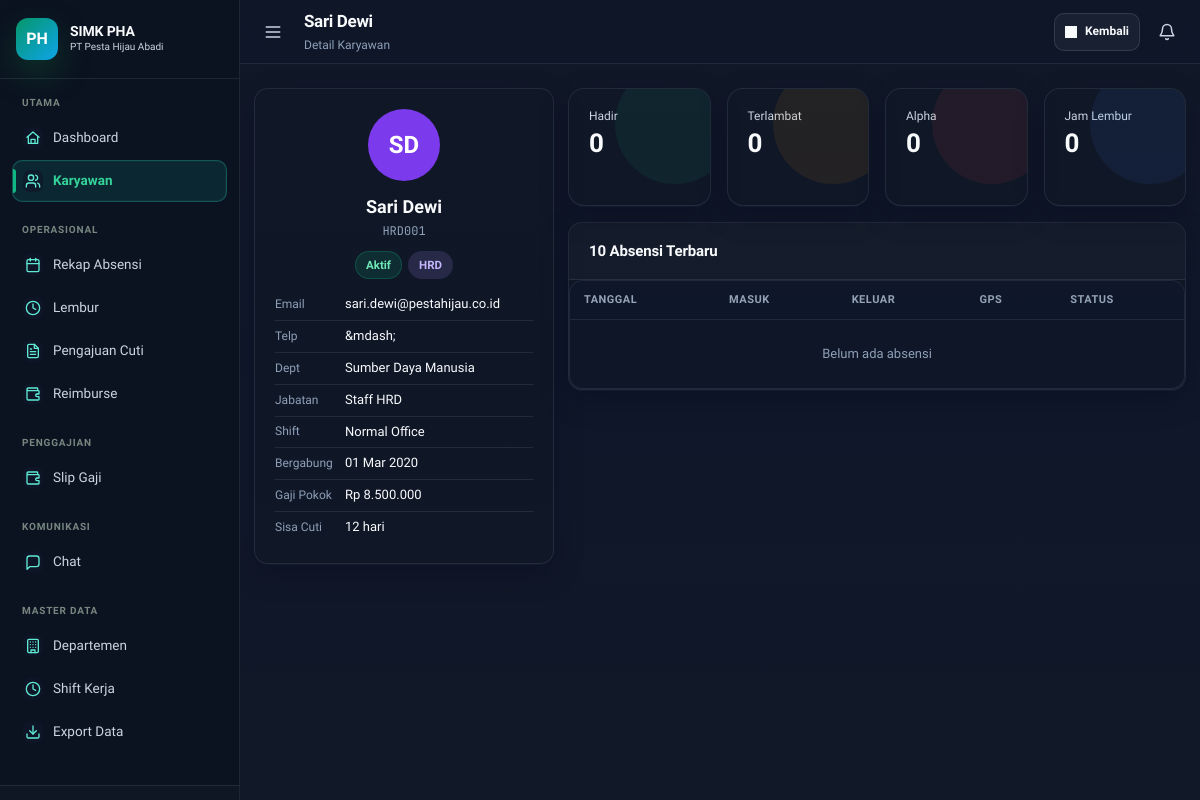
Page /pages/admin/karyawan_detail.php?id=2 (signed in) on the committed database.
### tables this page shows
CREATE TABLE users (
    id INT AUTO_INCREMENT PRIMARY KEY,
    nip VARCHAR(30) UNIQUE NOT NULL,
    nama VARCHAR(150) NOT NULL,
    email VARCHAR(150) UNIQUE,
    password VARCHAR(255) NOT NULL,
    role ENUM('admin','hrd','karyawan') DEFAULT 'karyawan',
    departemen_id INT,
    jabatan_id INT,
    shift_id INT,
    tanggal_bergabung DATE,
    tanggal_kontrak_selesai DATE,
    tanggal_lahir DATE,
    jenis_kelamin ENUM('L','P'),
    status ENUM('aktif','nonaktif','cuti') DEFAULT 'aktif',
    jenis_karyawan ENUM('tetap','kontrak','magang') DEFAULT 'tetap',
    foto VARCHAR(255),
    alamat TEXT,
    telepon VARCHAR(20),
    no_rekening VARCHAR(30),
    nama_bank VARCHAR(50),
    lokasi_kerja VARCHAR(100),
    gaji_pokok_override DECIMAL(15,2) DEFAULT NULL,
    tunjangan_jabatan_override DECIMAL(15,2) DEFAULT NULL,
    sisa_cuti INT DEFAULT 12,
    fcm_token VARCHAR(255) COMMENT 'Push notification token',
    last_login TIMESTAMP,
    created_at TIMESTAMP DEFAULT CURRENT_TIMESTAMP,
    FOREIGN KEY (departemen_id) REFERENCES departemen(id) ON DELETE SET NULL,
    FOREIGN KEY (jabatan_id) REFERENCES jabatan(id) ON DELETE SET NULL,
    FOREIGN KEY (shift_id) REFERENCES shift(id) ON DELETE SET NULL
);

### config/database.php (called while the page is built, shortened)
<?php
function db(): mysqli {
    static $conn = null;
    if ($conn === null) {
        $conn = new mysqli(
            DB_HOST,
            DB_USER,
            DB_PASS,
            DB_NAME,
            DB_PORT
        );
        $conn->set_charset('utf8mb4');
    }
    return $conn;
}
function initials(string $nama): string {
    $p = array_values(array_filter(explode(' ', trim($nama))));
    return strtoupper(substr($p[0],0,1).(isset($p[1]) ? substr($p[1],0,1) : ''));
}
function avatarBg(int $id): string {
    $c = ['#16a34a','#0284c7','#7c3aed','#dc2626','#d97706','#0891b2','#059669','#9333ea'];
    return $c[$id % count($c)];
}
function isLoggedIn(): bool { return !empty($_SESSION['user_id']); }
function currentUser(): ?array {
    if (!empty($_SESSION['_user_cache'])) return $_SESSION['_user_cache'];
    $id = (int)$_SESSION['user_id'];
    $r  = db()->query(
        "SELECT u.*, d.nama AS dept_nama, d.lokasi_lat, d.lokasi_lng, d.radius_absen,
                j.nama AS jabatan_nama, j.gaji_pokok, j.tunjangan_jabatan,
                s.nama AS shift_nama, s.jam_masuk, s.jam_keluar, s.toleransi_terlambat
         FROM   users u
         LEFT JOIN departemen d ON u.departemen_id=d.id
         LEFT JOIN jabatan    j ON u.jabatan_id=j.id
         LEFT JOIN shift      s ON u.shift_id=s.id
         WHERE  u.id=$id LIMIT 1"
    );
    $user = ($r && $r->num_rows) ? $r->fetch_assoc() : null;
    return $user;
}

### pages/admin/karyawan_detail.php (the view, shortened to what this page needs)
<?php
require_once __DIR__.'/../../config/database.php';
$id = (int)($_GET['id'] ?? 0);
$usr = db()->query("SELECT u.*,d.nama dept_nama,j.nama jabatan_nama,j.gaji_pokok,j.tunjangan_jabatan,s.nama shift_nama,s.jam_masuk,s.jam_keluar
    FROM users u
    LEFT JOIN departemen d ON u.departemen_id=d.id
    LEFT JOIN jabatan j ON u.jabatan_id=j.id
    LEFT JOIN shift s ON u.shift_id=s.id
    WHERE u.id=$id LIMIT 1")->fetch_assoc();
$bulan = (int)date('m'); $tahun = (int)date('Y');
$rek   = db()->query("SELECT SUM(status_kehadiran='hadir') hadir, SUM(status_kehadiran='alpha') alpha, SUM(status_masuk='terlambat') terlambat FROM absensi WHERE user_id=$id AND MONTH(tanggal)=$bulan AND YEAR(tanggal)=$tahun")->fetch_assoc();
$lemJam = (float)db()->query("SELECT COALESCE(SUM(durasi_menit),0)/60 j FROM lembur WHERE user_id=$id AND MONTH(tanggal)=$bulan AND YEAR(tanggal)=$tahun AND status='disetujui'")->fetch_assoc()['j'];
$absen10= db()->query("SELECT * FROM absensi WHERE user_id=$id ORDER BY tanggal DESC LIMIT 10");
$pageTitle  = htmlspecialchars($usr['nama']);
$pageSub    = 'Detail Karyawan';
$activePage = 'karyawan';
$topbarActions = '<a href="'.BASE_URL.'/pages/admin/karyawan.php" class="btn btn-sm icon-label"><span class="ui-icon i-arrow-left"></span> Kembali</a>';
include __DIR__.'/../../includes/header.php';
?>
<div class="grid-2" style="grid-template-columns:300px 1fr;align-items:start">
    <div>
        <div class="card mb-2" style="text-align:center">
            <div class="card-body">
                <div class="avatar av-xl" style="background:<?=avatarBg($id)?>;margin:0 auto 12px"><?=initials($usr['nama'])?></div>
                <div style="font-size:18px;font-weight:700"><?=htmlspecialchars($usr['nama'])?></div>
                <div class="mono text-sm text-muted"><?=$usr['nip']?></div>
                <div style="display:flex;gap:6px;justify-content:center;flex-wrap:wrap;margin:10px 0">
                    <?php $bs=['aktif'=>'badge-green','nonaktif'=>'badge-gray','cuti'=>'badge-amber'];?>
                    <span class="badge <?=$bs[$usr['status']]??'badge-gray'?>"><?=ucfirst($usr['status'])?></span>
                    <span class="badge badge-purple"><?=strtoupper($usr['role'])?></span>
                </div>
                <table style="width:100%;text-align:left;font-size:13px">
                    <?php $info=[['Email',$usr['email']??'&mdash;'],['Telp',$usr['telepon']??'&mdash;'],['Dept',$usr['dept_nama']??'&mdash;'],['Jabatan',$usr['jabatan_nama']??'&mdash;'],['Shift',$usr['shift_nama']??'&mdash;'],['Bergabung',formatTgl($usr['tanggal_bergabung']??'')],['Gaji Pokok',formatRp($usr['gaji_pokok']??0)],['Sisa Cuti',$usr['sisa_cuti'].' hari']];
                    foreach ($info as [$k,$v]): ?>
                    <tr><td style="color:var(--text-m);padding:5px 0;font-size:12px"><?=$k?></td><td style="padding:5px 0"><?=htmlspecialchars($v)?></td></tr>
                    <?php endforeach; ?>
                </table>
            </div>
        </div>
    </div>
    <div>
        <div class="stat-grid mb-2" style="grid-template-columns:repeat(4,1fr)">
            <div class="stat-card green"><div class="stat-label">Hadir</div><div class="stat-value"><?=(int)$rek['hadir']?></div></div>
            <div class="stat-card amber"><div class="stat-label">Terlambat</div><div class="stat-value"><?=(int)$rek['terlambat']?></div></div>
            <div class="stat-card red"><div class="stat-label">Alpha</div><div class="stat-value"><?=(int)$rek['alpha']?></div></div>
            <div class="stat-card blue"><div class="stat-label">Jam Lembur</div><div class="stat-value"><?=round($lemJam,1)?></div></div>
        </div>
        <div class="card">
            <div class="card-header"><span class="card-title">10 Absensi Terbaru</span></div>
            <div class="tbl-wrap"><table>
                <thead><tr><th>Tanggal</th><th>Masuk</th><th>Keluar</th><th>GPS</th><th>Status</th></tr></thead>
                <tbody>
                <?php if (!$absen10 || $absen10->num_rows===0): ?>
                <tr><td colspan="5" style="text-align:center;color:var(--text-m);padding:1.5rem">Belum ada absensi</td></tr>
                <?php else: while ($a=$absen10->fetch_assoc()):
                    $bs=['tepat'=>'badge-green','terlambat'=>'badge-amber','alpha'=>'badge-red','izin'=>'badge-blue'];?>
                <tr>
                    <td class="text-sm"><?=formatTgl($a['tanggal'])?></td>
                    <td class="mono text-sm"><?=$a['jam_masuk']?date('H:i',strtotime($a['jam_masuk'])):'&mdash;'?></td>
                    <td class="mono text-sm"><?=$a['jam_keluar']?date('H:i',strtotime($a['jam_keluar'])):'&mdash;'?></td>
                    <td class="text-sm text-muted"><?=$a['jarak_masuk']?$a['jarak_masuk'].'m':'&mdash;'?></td>
                    <td><span class="badge <?=$bs[$a['status_masuk']]??'badge-gray'?>"><?=ucfirst($a['status_masuk'])?></span></td>
                </tr>
                <?php endwhile; endif; ?>
                </tbody>
            </table></div>
        </div>
    </div>
</div>
<?php include __DIR__.'/../../includes/footer.php'; ?>

### includes/header.php (shortened to what this page needs)
<!DOCTYPE html>
<html lang="id">
<head>
<link rel="stylesheet" href="<?= BASE_URL ?>/assets/css/app.css">
</head>
<body>
<?php
$user = currentUser();
$isAdmin = in_array($user['role'], ['admin','hrd'], true);
$badgeNotif   = 0;
if ($isAdmin) {
    $r = db()->query("SELECT COUNT(*) c FROM lembur WHERE status='pending'");
}
?>
<div class="app-layout">
<aside class="sidebar" id="sidebar">
    <div class="sidebar-brand">
        <div class="brand-logo">PH</div>
        <div class="brand-text">
            <div class="brand-name">SIMK PHA</div>
            <div class="brand-sub">PT Pesta Hijau Abadi</div>
        </div>
    </div>
    <nav class="sidebar-nav">
    <?php if ($isAdmin): ?>
        <div class="nav-section">
            <div class="nav-section-label">Utama</div>
            <a class="nav-item <?= ($activePage??'')==='dashboard'?'active':'' ?>" href="<?= BASE_URL ?>/pages/admin/dashboard.php">
                <span class="nav-icon"><span class="ui-icon i-home"></span></span> Dashboard
            </a>
            <a class="nav-item <?= ($activePage??'')==='karyawan'?'active':'' ?>" href="<?= BASE_URL ?>/pages/admin/karyawan.php">
                <span class="nav-icon"><span class="ui-icon i-users"></span></span> Karyawan
            </a>
        </div>
        <div class="nav-section">
            <div class="nav-section-label">Operasional</div>
            <a class="nav-item <?= ($activePage??'')==='absensi'?'active':'' ?>" href="<?= BASE_URL ?>/pages/admin/absensi.php">
                <span class="nav-icon"><span class="ui-icon i-calendar"></span></span> Rekap Absensi
            </a>
            <a class="nav-item <?= ($activePage??'')==='lembur'?'active':'' ?>" href="<?= BASE_URL ?>/pages/admin/lembur.php">
                <span class="nav-icon"><span class="ui-icon i-clock"></span></span> Lembur
            </a>
            <a class="nav-item <?= ($activePage??'')==='cuti'?'active':'' ?>" href="<?= BASE_URL ?>/pages/admin/cuti.php">
                <span class="nav-icon"><span class="ui-icon i-file-text"></span></span> Pengajuan Cuti
            </a>
            <a class="nav-item <?= ($activePage??'')==='reimburse'?'active':'' ?>" href="<?= BASE_URL ?>/pages/admin/reimburse.php">
                <span class="nav-icon"><span class="ui-icon i-wallet"></span></span> Reimburse
            </a>
        </div>
        <div class="nav-section">
            <div class="nav-section-label">Penggajian</div>
            <a class="nav-item <?= ($activePage??'')==='penggajian'?'active':'' ?>" href="<?= BASE_URL ?>/pages/admin/penggajian.php">
                <span class="nav-icon"><span class="ui-icon i-wallet"></span></span> Slip Gaji
            </a>
        </div>
        <div class="nav-section">
            <div class="nav-section-label">Komunikasi</div>
            <a class="nav-item <?= ($activePage??'')==='chat'?'active':'' ?>" href="<?= BASE_URL ?>/pages/admin/chat.php">
                <span class="nav-icon"><span class="ui-icon i-message"></span></span> Chat
            </a>
        </div>
        <div class="nav-section">
            <div class="nav-section-label">Master Data</div>
            <a class="nav-item <?= ($activePage??'')==='departemen'?'active':'' ?>" href="<?= BASE_URL ?>/pages/admin/departemen.php">
                <span class="nav-icon"><span class="ui-icon i-building"></span></span> Departemen
            </a>
            <a class="nav-item <?= ($activePage??'')==='shift'?'active':'' ?>" href="<?= BASE_URL ?>/pages/admin/shift.php">
                <span class="nav-icon"><span class="ui-icon i-clock"></span></span> Shift Kerja
            </a>
            <a class="nav-item <?= ($activePage??'')==='export'?'active':'' ?>" href="<?= BASE_URL ?>/pages/admin/export_karyawan.php">
                <span class="nav-icon"><span class="ui-icon i-download"></span></span> Export Data
            </a>
        </div>
    <?php endif; ?>
    </nav>
    <div class="sidebar-footer">
    </div>
</aside>
<div class="main-wrap">
    <header class="topbar">
        <button class="topbar-menu-btn" id="btn-sidebar-toggle" aria-label="Buka menu"><span class="ui-icon i-menu"></span></button>
        <div style="flex:1;min-width:0">
            <div class="topbar-title"><?= htmlspecialchars($pageTitle ?? 'Dashboard') ?></div>
            <?php if (!empty($pageSub)): ?>
            <div class="topbar-subtitle"><?= htmlspecialchars($pageSub) ?></div>
            <?php endif; ?>
        </div>
        <div class="topbar-right">
            <?= $topbarActions ?? '' ?>
            <a href="<?= BASE_URL ?>/pages/karyawan/notifikasi.php" class="notif-btn" title="Notifikasi">
                <span class="ui-icon i-bell"></span><?php if ($badgeNotif > 0): ?><span class="notif-dot"></span><?php endif; ?>
            </a>
        </div>
    </header>
    <div class="page-content">

### rows in the picture
users: nama "Sari Dewi", nama "SD", nip "HRD001", status "Aktif", role "HRD"

### other values in the picture
$pageSub "Detail Karyawan"
$k "Email"
$v "sari.dewi@pestahijau.co.id"
$k "Telp"
$v "&mdash;"
$k "Dept"
$v "Sumber Daya Manusia"
$k "Jabatan"
$v "Staff HRD"
$k "Shift"
$v "Normal Office"
$k "Bergabung"
$v "01 Mar 2020"
$k "Gaji Pokok"
$v "Rp 8.500.000"
